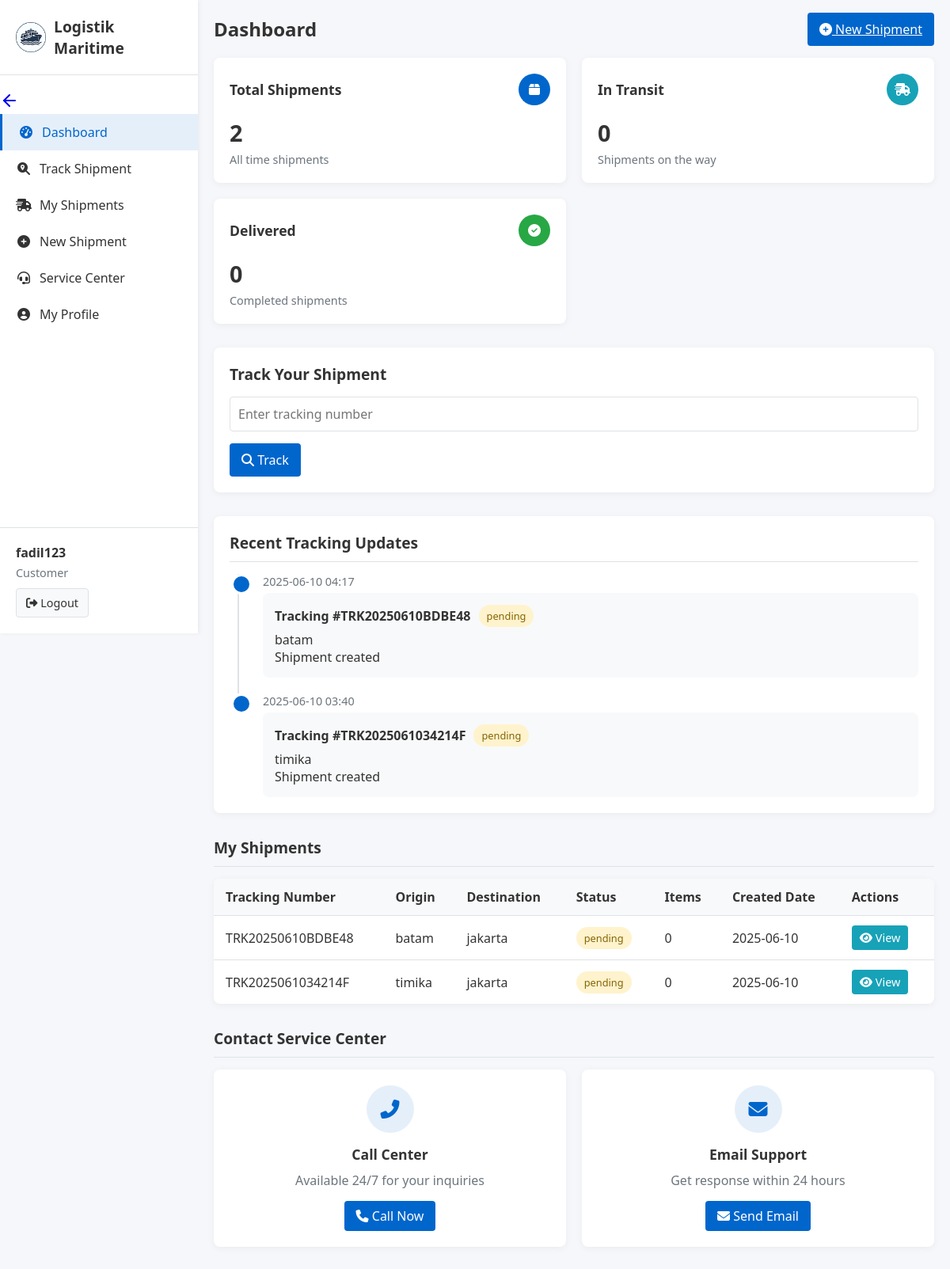
Screenshot of /user/user-dashboard.php (signed in) with the database file from the repository.
### tables this page shows
CREATE TABLE `shipment_tracking` (
  `id` int(11) NOT NULL,
  `shipment_id` int(11) NOT NULL,
  `status` enum('pending','in_transit','delivered','cancelled') NOT NULL,
  `location` varchar(100) NOT NULL,
  `description` text NOT NULL,
  `created_at` timestamp NULL DEFAULT current_timestamp()
);

CREATE TABLE `shipments` (
  `id` int(11) NOT NULL,
  `tracking_number` varchar(50) NOT NULL,
  `user_id` int(11) NOT NULL,
  `sender_name` varchar(100) NOT NULL,
  `sender_address` text NOT NULL,
  `sender_phone` varchar(20) NOT NULL,
  `receiver_name` varchar(100) NOT NULL,
  `receiver_address` text NOT NULL,
  `receiver_phone` varchar(20) NOT NULL,
  `package_type` varchar(50) NOT NULL,
  `weight` decimal(10,2) NOT NULL,
  `dimensions` varchar(50) NOT NULL,
  `status` enum('pending','in_transit','delivered','cancelled') DEFAULT 'pending',
  `estimated_delivery` date DEFAULT NULL,
  `actual_delivery` date DEFAULT NULL,
  `notes` text DEFAULT NULL,
  `created_at` timestamp NULL DEFAULT current_timestamp(),
  `updated_at` timestamp NULL DEFAULT current_timestamp() ON UPDATE current_timestamp()
);

### config/session.php (called while the page is built, shortened)
<?php
class Session
{
    private static $instance = null;
    public static function getInstance()
    {
        if (self::$instance === null) {
            self::$instance = new self();
        }
        return self::$instance;
    }
    public function isLoggedIn()
    {
        return isset($_SESSION['user_id']);
    }
}
function is_logged_in()
{
    return Session::getInstance()->isLoggedIn();
}
function getUserData()
{
    if (is_logged_in()) {
        return $_SESSION['user_data'];
    }
    return null;
}

### user/user-dashboard.php (the view, shortened to what this page needs)
<?php
require_once '../config/session.php';
$pdo = Database::getInstance()->getConnection();
$user = getUserData();
$stmt = $pdo->prepare("
    SELECT s.*, COUNT(sd.id) as item_count
    FROM shipments s
    LEFT JOIN shipment_details sd ON s.id = sd.shipment_id
    WHERE s.user_id = ?
    GROUP BY s.id
    ORDER BY s.created_at DESC
");
$stmt->execute([$user['id']]);
$shipments = $stmt->fetchAll();
$stmt = $pdo->prepare("
    SELECT st.*, s.tracking_number
    FROM shipment_tracking st
    JOIN shipments s ON st.shipment_id = s.id
    WHERE s.user_id = ?
    ORDER BY st.created_at DESC
    LIMIT 5
");
$stmt->execute([$user['id']]);
$recent_tracking = $stmt->fetchAll();
?>
<!DOCTYPE html>
<html lang="id">
<head>
    <link rel="stylesheet" href="https://cdnjs.cloudflare.com/ajax/libs/font-awesome/6.4.0/css/all.min.css">
</head>
<body>
    <div class="container">
        <div class="sidebar" id="sidebar">
            <div class="sidebar-header">
                <div class="logo-icon">
                    <img src="../logistikmaritim/image/logo.png" alt="logo" />
                </div>
                <span>Logistik Maritime</span>
            </div>
            <div class="sidebar-menu">
            <a href="../index.php" class="back-button" aria-label="Kembali ke Beranda">
                <svg xmlns="http://www.w3.org/2000/svg" width="24" height="24" viewBox="0 0 24 24" fill="none" stroke="currentColor" stroke-width="2" stroke-linecap="round" stroke-linejoin="round">
                    <line x1="19" y1="12" x2="5" y2="12"></line>
                    <polyline points="12 19 5 12 12 5"></polyline>
                </svg>
            </a>
                <a href="user-dashboard.php" class="menu-item active">
                    <i class="fas fa-tachometer-alt"></i> Dashboard
                </a>
                <a href="#" class="menu-item" onclick="showSection('tracking')">
                    <i class="fas fa-search-location"></i> Track Shipment
                </a>
                <a href="#" class="menu-item" onclick="showSection('shipments')">
                    <i class="fas fa-shipping-fast"></i> My Shipments
                </a>
                <a href="new-shipment.php" class="menu-item">
                    <i class="fas fa-plus-circle"></i> New Shipment
                </a>
                <a href="#" class="menu-item" onclick="showSection('contact')">
                    <i class="fas fa-headset"></i> Service Center
                </a>
                <a href="profile.php" class="menu-item">
                    <i class="fas fa-user-circle"></i> My Profile
                </a>
            </div>
            <div class="user-info">
                <div class="user-name"><?php echo htmlspecialchars($user['username']); ?></div>
                <div class="user-role">Customer</div>
                <a href="../login/logout.php" class="btn-logout">
                    <i class="fas fa-sign-out-alt"></i> Logout
                </a>
            </div>
        </div>
        <div class="main-content">
            <div class="page-header">
                <h1 class="page-title">Dashboard</h1>
                <div>
                    <a href="new-shipment.php" class="btn btn-primary">
                        <i class="fas fa-plus-circle"></i> New Shipment
                    </a>
                </div>
            </div>
            <div class="dashboard-cards">
                <div class="card">
                    <div class="card-header">
                        <h2 class="card-title">Total Shipments</h2>
                        <div class="card-icon bg-primary">
                            <i class="fas fa-box"></i>
                        </div>
                    </div>
                    <div class="card-value"><?php echo count($shipments); ?></div>
                    <div class="card-label">All time shipments</div>
                </div>
                <div class="card">
                    <div class="card-header">
                        <h2 class="card-title">In Transit</h2>
                        <div class="card-icon bg-info">
                            <i class="fas fa-shipping-fast"></i>
                        </div>
                    </div>
                    <div class="card-value">
                        <?php
                        $inTransit = array_filter($shipments, function($s) {
                            return $s['status'] === 'In Transit';
                        });
                        echo count($inTransit);
                        ?>
                    </div>
                    <div class="card-label">Shipments on the way</div>
                </div>
                <div class="card">
                    <div class="card-header">
                        <h2 class="card-title">Delivered</h2>
                        <div class="card-icon bg-success">
                            <i class="fas fa-check-circle"></i>
                        </div>
                    </div>
                    <div class="card-value">
                        <?php
                        $delivered = array_filter($shipments, function($s) {
                            return $s['status'] === 'Delivered';
                        });
                        echo count($delivered);
                        ?>
                    </div>
                    <div class="card-label">Completed shipments</div>
                </div>
            </div>
            <div id="tracking-section" class="section">
                <div class="tracking-form">
                    <h2 class="form-title">Track Your Shipment</h2>
                    <form id="tracking-form" action="track-shipment.php" method="GET">
                        <div class="form-group">
                            <input type="text" name="tracking_number" class="form-control" placeholder="Enter tracking number" required>
                        </div>
                        <button type="submit" class="btn btn-primary">
                            <i class="fas fa-search"></i> Track
                        </button>
                    </form>
                </div>
            </div>
            <div class="tracking-timeline">
                <h2 class="section-title">Recent Tracking Updates</h2>
                <?php if (count($recent_tracking) > 0): ?>
                    <?php foreach ($recent_tracking as $tracking): ?>
                        <div class="timeline-item">
                            <div class="timeline-date"><?php echo date('Y-m-d H:i', strtotime($tracking['created_at'])); ?></div>
                            <div class="timeline-content">
                                <div class="timeline-title">
                                    Tracking #<?php echo htmlspecialchars($tracking['tracking_number']); ?>
                                    <span class="status-badge status-<?php echo strtolower($tracking['status']); ?>">
                                        <?php echo htmlspecialchars($tracking['status']); ?>
                                    </span>
                                </div>
                                <div class="timeline-location"><?php echo htmlspecialchars($tracking['location']); ?></div>
                                <div class="timeline-description"><?php echo htmlspecialchars($tracking['description']); ?></div>
                            </div>
                        </div>
                    <?php endforeach; ?>
                <?php else: ?>
                    <p>No recent tracking updates.</p>
                <?php endif; ?>
            </div>
            <div id="shipments-section" class="section">
                <h2 class="section-title">My Shipments</h2>
                <?php if (count($shipments) > 0): ?>
                    <table class="shipments-table">
                        <thead>
                            <tr>
                                <th>Tracking Number</th>
                                <th>Origin</th>
                                <th>Destination</th>
                                <th>Status</th>
                                <th>Items</th>
                                <th>Created Date</th>
                                <th>Actions</th>
                            </tr>
                        </thead>
                        <tbody>
                            <?php foreach ($shipments as $shipment): ?>
                                <tr>
                                    <td><?php echo htmlspecialchars($shipment['tracking_number']); ?></td>
                                    <td><?php echo htmlspecialchars($shipment['sender_address']); ?></td>
                                    <td><?php echo htmlspecialchars($shipment['receiver_address']); ?></td>
                                    <td>
                                        <span class="status-badge status-<?php echo strtolower($shipment['status']); ?>">
                                            <?php echo htmlspecialchars($shipment['status']); ?>
                                        </span>
                                    </td>
                                    <td><?php echo $shipment['item_count']; ?></td>
                                    <td><?php echo date('Y-m-d', strtotime($shipment['created_at'])); ?></td>
                                    <td>
                                        <a href="view-shipment.php?id=<?php echo $shipment['id']; ?>" class="action-btn view-btn">
                                            <i class="fas fa-eye"></i> View
                                        </a>
                                    </td>
                                </tr>
                            <?php endforeach; ?>
                        </tbody>
                    </table>
                <?php else: ?>
                    <p>No shipments found.</p>
                <?php endif; ?>
            </div>
            <div id="contact-section" class="section">
                <h2 class="section-title">Contact Service Center</h2>
                <div class="contact-cards">
                    <div class="contact-card">
                        <div class="contact-icon">
                            <i class="fas fa-phone-alt"></i>
                        </div>
                        <h3 class="contact-title">Call Center</h3>
                        <p class="contact-info">Available 24/7 for your inquiries</p>
                        <a href="tel:+621234567890" class="contact-btn">
                            <i class="fas fa-phone"></i> Call Now
                        </a>
                    </div>
                    <div class="contact-card">
                        <div class="contact-icon">
                            <i class="fas fa-envelope"></i>
                        </div>
                        <h3 class="contact-title">Email Support</h3>
                        <p class="contact-info">Get response within 24 hours</p>
                        <a href="mailto:support@logistikmaritim.com" class="contact-btn">
                            <i class="fas fa-envelope"></i> Send Email
                        </a>
                    </div>
                </div>
            </div>
        </div>
    </div>
</body>
</html>

### rows the page displays
shipment_tracking: created_at "2025-06-10 04:17", shipment.tracking_number "TRK20250610BDBE48", status "pending", location "batam", description "Shipment created"
shipment_tracking: created_at "2025-06-10 03:40", shipment.tracking_number "TRK2025061034214F", status "pending", location "timika", description "Shipment created"
shipments: tracking_number "TRK20250610BDBE48", sender_address "batam", receiver_address "jakarta", status "pending", item_count "0", created_at "2025-06-10"
shipments: tracking_number "TRK2025061034214F", sender_address "timika", receiver_address "jakarta", status "pending", item_count "0", created_at "2025-06-10"

### other values shown
$user['username'] "fadil123"
count($shipments) "2"
count($inTransit) "0"
count($delivered) "0"
